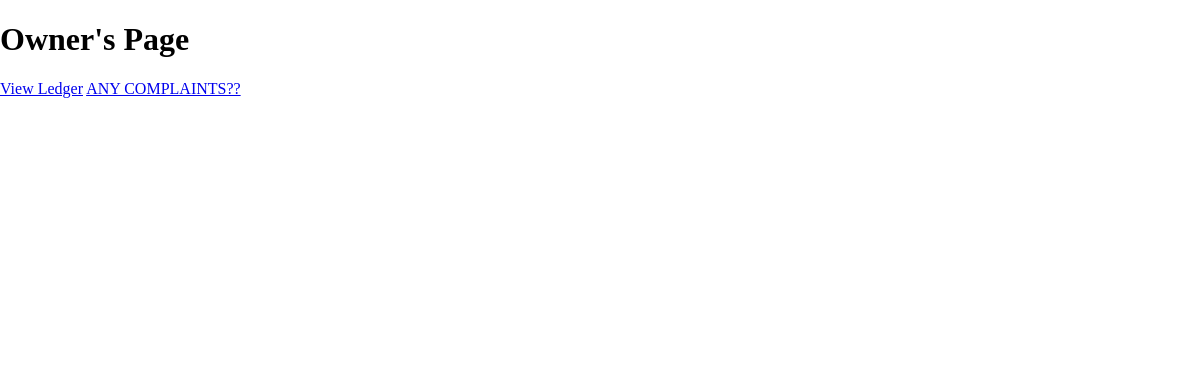
The page /owner/ on the database as committed earlier.
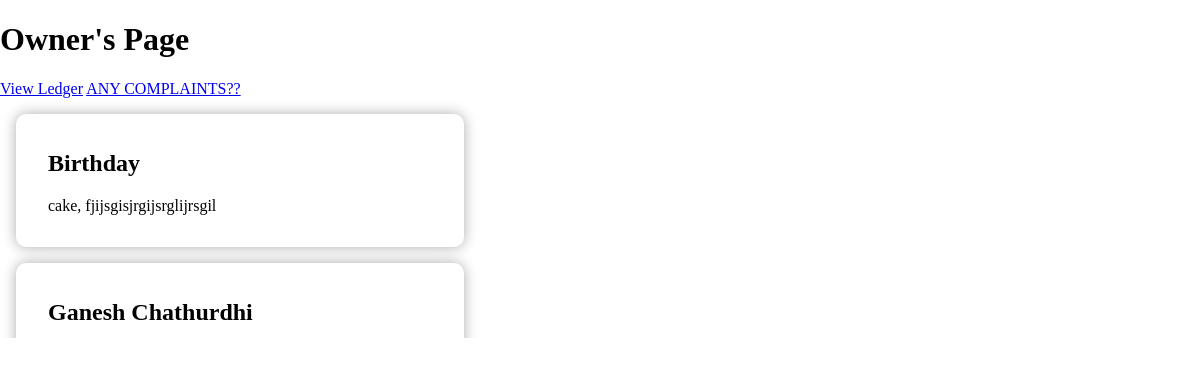
The same page on the database as committed later.
### owner/models.py (models this page shows, shortened)
class Notice(models.Model):
    notice_title = models.CharField(max_length=100, default="null")
    notice_desc = models.CharField(max_length=2000)

### owner/views.py (the view, shortened to what this page needs)
# urls.py: path('', views.index.as_view(), name="home"),
class index(View):
    def get(self, request):
        notices = Notice.objects.all().order_by("-id")
        return render(request, 'owner/index.html', {
            "notices": notices,
        })

### owner/templates/owner/index.html (shortened to what this page needs)
{% extends 'ownerbase.html' %}
{% load static %}
{% block cssfiles %}
    <link rel="stylesheet" href="{% static 'owner/index.css' %}">
{% endblock cssfiles %}
{% block body %}
    <h1>Owner's Page</h1>
    <nav>
        <a href="{% url 'owner-ledger' %}">View Ledger</a>
        <a href="{% url 'post-complaints' %}">ANY COMPLAINTS??</a>
    </nav>
    <section class="notices">
        {% for notice in notices %}
        <div class="notice">
            <h2>{{ notice.notice_title | title }}</h2>
            <p>{{ notice.notice_desc }}</p>
        </div>
        {% endfor %}
    </section>
{% endblock body %}

### templates/ownerbase.html (shortened to what this page needs)
{% load static %}
<!DOCTYPE html>
<html lang="en">
<head>
    <link rel="stylesheet" href="{% static "ownerbase.css" %}">
    {% block cssfiles %}{% endblock cssfiles %}
</head>
<body>
    {% block body %}
    {% endblock body %}
</body>
</html>

### static/ownerbase.css (style rules this page uses)
body { margin: 0; }

### owner/static/owner/index.css (style rules this page uses)
.notices { width: 40%; height: 15rem; overflow: auto; background-color: #ffffff; }
.notice { border-radius: 10px; box-shadow: 0px 0px 14px 0px rgba(0,0,0,0.33); padding: 1rem 2rem; margin: 1rem; }

Rows that differ between the two databases and show on the page:
added Notice: notice_title "Birthday", notice_desc "cake, fjijsgisjrgijsrglijrsgil"
added Notice: notice_title "Ganesh Chathurdhi"
